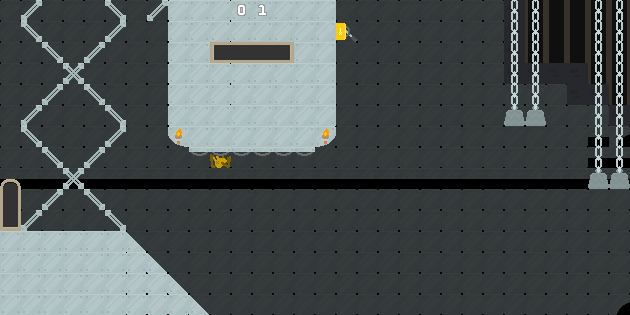

Tiled map render using the project's own tile images. Description and the whole map definition, tile-layer contents included, below:
An orthogonal 30x15 tile map with 21x21 px tiles, 5 tile layers (Capa de patrones 5, Capa de patrones 1, Capa de patrones 3, Capa de patrones 4, ...).

<map version="1.4" tiledversion="1.4.2" orientation="orthogonal" renderorder="right-down" width="30" height="15" tilewidth="21" tileheight="21" infinite="0" nextlayerid="7" nextobjectid="7">
 <tileset firstgid="1" name="sprites" tilewidth="21" tileheight="21" spacing="2" margin="2" tilecount="900" columns="30">
  <image source="fondos e3/sprites.png" width="692" height="692" />
 </tileset>
 <layer id="6" name="Capa de patrones 5" width="30" height="15" opacity="0.3">
  <data encoding="csv">
735,735,735,735,735,735,735,735,735,735,735,735,735,735,735,735,735,735,735,735,735,735,735,735,730,853,853,853,853,853,
735,735,735,735,735,735,735,735,735,735,735,735,735,735,735,735,735,735,735,735,735,735,735,735,730,853,853,853,853,853,
735,735,735,735,735,735,735,735,735,735,735,735,735,735,735,735,735,735,735,735,735,735,735,735,730,853,853,853,853,853,
735,735,735,735,735,735,735,735,735,735,735,735,735,735,735,735,735,735,735,735,735,735,735,735,730,730,730,730,853,853,
735,735,735,735,735,735,735,735,735,735,735,735,735,735,735,735,735,735,735,735,735,735,735,735,735,735,735,730,730,853,
735,735,735,735,735,735,735,735,735,735,735,735,735,735,735,735,735,735,735,735,735,735,735,735,735,735,735,735,735,730,
735,735,735,735,735,735,735,735,735,735,735,735,735,735,735,735,735,735,735,735,735,735,735,735,735,735,735,735,772,769,
735,735,735,735,735,735,735,735,735,735,735,735,735,735,735,735,735,735,735,735,735,735,735,735,735,735,735,735,772,772,
772,772,772,772,772,772,772,772,772,772,772,772,772,772,772,772,772,772,772,772,772,772,772,772,772,772,772,772,772,772,
735,735,735,735,735,735,735,735,735,735,735,735,735,735,735,735,735,735,735,735,735,735,735,735,735,735,735,735,735,735,
735,735,735,735,735,735,735,735,735,735,735,735,735,735,735,735,735,735,735,735,735,735,735,735,735,735,735,735,735,735,
735,735,735,735,735,735,735,735,735,735,735,735,735,735,735,735,735,735,735,735,735,735,735,735,735,735,735,735,735,735,
735,735,735,735,735,735,735,735,735,735,735,735,735,735,735,735,735,735,735,735,735,735,735,735,735,735,735,735,735,735,
735,735,735,735,735,735,735,735,735,735,735,735,735,735,735,735,735,735,735,735,735,735,735,735,735,735,735,735,735,735,
735,735,735,735,735,735,735,735,735,735,735,735,735,735,735,735,735,735,735,735,735,735,735,735,735,735,735,735,735,769
</data>
 </layer>
 <layer id="1" name="Capa de patrones 1" width="30" height="15">
  <data encoding="csv">
0,799,0,0,0,800,0,0,0,0,0,0,0,0,0,0,0,0,0,0,0,0,0,0,74,74,0,0,74,74,
0,800,0,0,0,799,0,0,0,0,0,0,0,0,0,0,0,0,0,0,0,0,0,0,74,74,0,0,74,74,
0,0,800,0,799,0,0,0,0,0,0,0,0,0,0,0,0,0,0,0,0,0,0,0,74,74,0,0,74,74,
0,0,0,799,0,0,0,0,0,0,0,0,0,0,0,0,0,0,0,0,0,0,0,0,74,74,0,0,74,74,
0,0,799,0,800,0,0,0,0,0,0,0,0,0,0,0,0,0,0,0,0,0,0,0,74,74,0,0,74,74,
0,799,0,0,0,800,0,0,0,0,0,0,0,0,0,0,0,0,0,0,0,0,0,0,73,73,0,0,74,74,
0,800,0,0,0,799,0,0,0,0,0,0,0,0,0,0,0,0,0,0,0,0,0,0,0,0,0,0,74,74,
0,0,800,0,799,0,0,0,0,0,0,0,0,0,0,0,0,0,0,0,0,0,0,0,0,0,0,0,74,74,
0,0,0,799,0,0,0,0,0,0,0,0,0,0,0,0,0,0,0,0,0,0,0,0,0,0,0,0,73,73,
0,0,799,0,800,0,0,0,0,0,0,0,0,0,0,0,0,0,0,0,0,0,0,0,0,0,0,0,0,0,
0,799,0,0,0,800,0,0,0,0,0,0,0,0,0,0,0,0,0,0,0,0,0,0,0,0,0,0,0,0,
0,737,737,737,737,737,0,0,0,0,0,0,0,0,0,0,0,0,0,0,0,0,0,0,0,0,0,0,0,0,
0,737,737,737,737,737,0,0,0,0,0,0,0,0,0,0,0,0,0,0,0,0,0,0,0,0,0,0,0,0,
0,737,737,737,737,737,0,0,0,0,0,0,0,0,0,0,0,0,0,0,0,0,0,0,0,0,0,0,0,0,
0,737,737,737,737,737,0,0,0,0,0,0,0,0,0,0,0,0,0,0,0,0,0,0,0,0,0,0,0,0
</data>
 </layer>
 <layer id="3" name="Capa de patrones 3" width="30" height="15">
  <data encoding="csv">
0,0,0,0,0,0,0,0,736,737,738,737,737,737,737,737,0,0,0,0,0,0,0,0,0,0,0,0,0,0,
0,0,0,0,0,0,0,0,736,737,738,737,737,737,737,737,0,0,0,0,0,0,0,0,0,0,0,0,0,0,
0,0,0,0,0,0,0,0,736,737,2684355443,2684355413,1610613589,1610613619,737,737,0,0,0,0,0,0,0,0,0,0,0,0,0,0,
0,0,0,0,0,0,0,0,736,737,738,737,737,737,737,737,0,0,0,0,0,0,0,0,0,0,0,0,0,0,
0,0,0,0,0,0,0,0,736,737,738,737,737,737,737,737,0,0,0,0,0,0,0,0,0,0,0,0,0,0,
0,0,0,0,0,0,0,0,736,737,737,737,737,737,737,737,0,0,0,0,0,0,0,0,0,0,0,0,0,0,
0,0,0,0,0,0,0,0,739,737,737,737,737,737,737,771,0,0,0,0,0,0,0,0,0,0,0,0,0,0,
0,0,0,0,0,0,0,0,0,0,474,0,0,0,0,0,0,0,0,0,0,0,0,0,0,0,0,0,0,0,
0,0,0,0,0,0,0,0,0,0,0,0,0,0,0,0,0,0,0,0,0,0,0,0,0,0,0,0,0,0,
0,0,0,0,0,0,0,0,0,0,0,0,0,0,0,0,0,0,0,0,0,0,0,0,0,0,0,0,0,0,
0,0,0,0,0,0,0,0,0,0,0,0,0,0,0,0,0,0,0,0,0,0,0,0,0,0,0,0,0,0,
0,0,0,0,0,0,0,0,0,0,0,0,0,0,0,0,0,0,0,0,0,0,0,0,0,0,0,0,0,0,
0,0,0,0,0,0,0,0,0,0,0,0,0,0,0,0,0,0,0,0,0,0,0,0,0,0,0,0,0,0,
0,0,0,0,0,0,0,0,0,0,0,0,0,0,0,0,0,0,0,0,0,0,0,0,0,0,0,0,0,0,
0,0,0,0,0,0,0,0,0,0,0,0,0,0,0,0,0,0,0,0,0,0,0,0,0,0,0,0,0,0
</data>
 </layer>
 <layer id="4" name="Capa de patrones 4" width="30" height="15">
  <data encoding="csv">
0,0,0,0,0,0,0,0,0,0,0,435,436,0,0,0,0,0,0,0,0,0,0,0,0,0,0,0,0,0,
0,0,0,0,0,0,0,0,0,0,0,0,0,0,0,0,2684355415,0,0,0,0,0,0,0,0,0,0,0,0,0,
0,0,0,0,0,0,0,0,0,0,0,0,0,0,0,0,0,0,0,0,0,0,0,0,0,0,0,0,0,0,
0,0,0,0,0,0,0,0,0,0,0,0,0,0,0,0,0,0,0,0,0,0,0,0,0,0,0,0,0,0,
0,0,0,0,0,0,0,0,0,0,0,0,0,0,0,0,0,0,0,0,0,0,0,0,0,0,0,0,0,0,
0,0,0,0,0,0,0,0,0,0,0,0,0,0,0,0,0,0,0,0,0,0,0,0,0,0,0,0,0,0,
0,0,0,0,0,0,0,0,317,0,0,0,0,0,0,317,0,0,0,0,0,0,0,0,0,0,0,0,0,0,
0,0,0,0,0,0,0,0,0,0,0,0,0,0,0,0,0,0,0,0,0,0,0,0,0,0,0,0,0,0,
823,0,0,0,0,0,0,0,0,0,0,0,0,0,0,0,0,0,0,0,0,0,0,0,0,0,0,0,0,0,
853,0,0,0,0,0,0,0,0,0,0,0,0,0,0,0,0,0,0,0,0,0,0,0,0,0,0,0,0,0,
883,0,0,0,0,0,0,0,0,0,0,0,0,0,0,0,0,0,0,0,0,0,0,0,0,0,0,0,0,0,
737,737,737,737,0,0,0,0,0,0,0,0,0,0,0,0,0,0,0,0,0,0,0,0,0,0,0,0,0,0,
737,737,737,737,0,0,0,0,0,0,0,0,0,0,0,0,0,0,0,0,0,0,0,0,0,0,0,0,0,0,
737,737,737,737,0,0,0,0,0,0,0,0,0,0,0,0,0,0,0,0,0,0,0,0,0,0,0,0,0,0,
737,737,737,737,0,0,0,0,0,0,0,0,0,0,0,0,0,0,0,0,0,0,0,0,0,0,0,0,0,0
</data>
 </layer>
 <layer id="2" name="Capa de patrones 2" width="30" height="15">
  <data encoding="csv">
0,0,0,0,0,0,0,799,0,0,0,0,0,0,0,0,0,0,0,0,0,0,0,0,0,0,0,0,0,0,
0,0,0,0,0,0,0,0,0,0,0,0,0,0,0,0,0,0,0,0,0,0,0,0,0,0,0,0,0,0,
0,0,0,0,0,0,0,0,0,0,0,0,0,0,0,0,0,0,0,0,0,0,0,0,0,0,0,0,0,0,
0,0,0,800,0,0,0,0,0,0,0,0,0,0,0,0,0,0,0,0,0,0,0,0,0,0,0,0,0,0,
0,0,0,0,0,0,0,0,0,0,0,0,0,0,0,0,0,0,0,0,0,0,0,0,0,0,0,0,0,0,
0,0,0,0,0,0,0,0,0,0,0,0,0,0,0,0,0,0,0,0,0,0,0,0,0,0,0,0,0,0,
0,0,0,0,0,0,0,0,0,0,0,0,0,0,0,0,0,0,0,0,0,0,0,0,0,0,0,0,0,0,
0,0,0,0,0,0,0,0,0,802,802,802,802,802,802,0,0,0,0,0,0,0,0,0,0,0,0,0,0,0,
0,0,0,800,0,0,0,0,0,0,0,0,0,0,0,0,0,0,0,0,0,0,0,0,0,0,0,0,0,0,
0,0,0,0,0,0,0,0,0,0,0,0,0,0,0,0,0,0,0,0,0,0,0,0,0,0,0,0,0,0,
0,0,0,0,0,0,0,0,0,0,0,0,0,0,0,0,0,0,0,0,0,0,0,0,0,0,0,0,0,0,
0,0,0,0,0,0,740,0,0,0,0,0,0,0,0,0,0,0,0,0,0,0,0,0,0,0,0,0,0,0,
0,0,0,0,0,0,770,740,0,0,0,0,0,0,0,0,0,0,0,0,0,0,0,0,0,0,0,0,0,0,
0,0,0,0,0,0,770,770,740,0,0,0,0,0,0,0,0,0,0,0,0,0,0,0,0,0,0,0,0,0,
0,0,0,0,0,0,770,770,770,740,0,0,0,0,0,0,0,0,0,0,0,0,0,0,0,0,0,0,0,0
</data>
 </layer>
</map>
